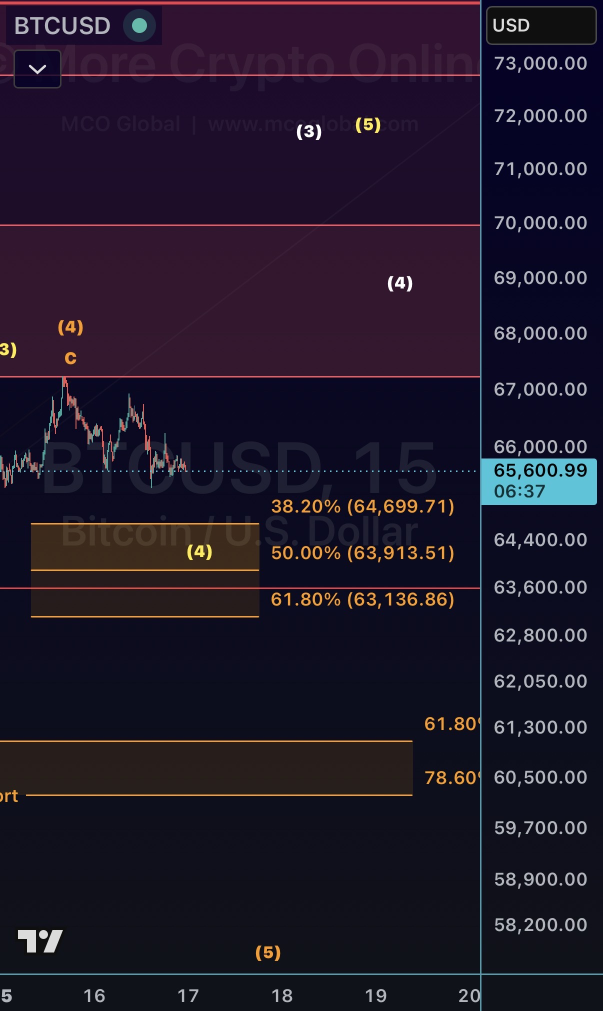
#> input picture slides/stories/source/btc_fib_watch.jpeg, 1206 x 2022 px (shown at 1/2 size)
$ python build_story_btc_watch.py
#> lines starting #> are read from the running program, lines starting #| are printed output that depends on the picture
#!/usr/bin/env python3
"""
Build an Instagram Story for a live BTCUSD setup watch: the chart screenshot
left almost untouched, with a hand-marked-up annotation (box + arrow + short
note) pointing at the level being watched, instead of a banner/header on top.
"""

from PIL import Image, ImageDraw, ImageFont, ImageFilter
import os

W, H      = 1080, 1920
BASE_DIR  = os.path.dirname(__file__)
SRC       = os.path.join(BASE_DIR, "stories", "source", "btc_fib_watch.jpeg")
OUT_DIR   = os.path.join(BASE_DIR, "stories", "output")
LOGO_PATH = os.path.join(BASE_DIR, "titus_logo_transparent.png")
FONT_DIR  = os.path.join(BASE_DIR, "fonts")
NOTE_FONT = f"{FONT_DIR}/Italiana-Regular.ttf"
os.makedirs(OUT_DIR, exist_ok=True)

GOLD  = (240, 180, 41)
WHITE = (255, 255, 255)

def load_note(size):
    try:    return ImageFont.truetype(NOTE_FONT, size)
    except: return ImageFont.load_default()

def tw(draw, text, font):
    return draw.textbbox((0, 0), text, font=font)[2]

def make_bg():
    img = Image.open(SRC).convert("RGB")
#> img is the input picture: PIL image 1206x2022 RGB; mean R, G, B 31.3, 23.2, 40.3
    scale = max(W / img.width, H / img.height)
#> scale = 0.95
    nw, nh = int(img.width * scale), int(img.height * scale)
#> nw = 1145; nh = 1920
    img = img.resize((nw, nh), Image.LANCZOS)
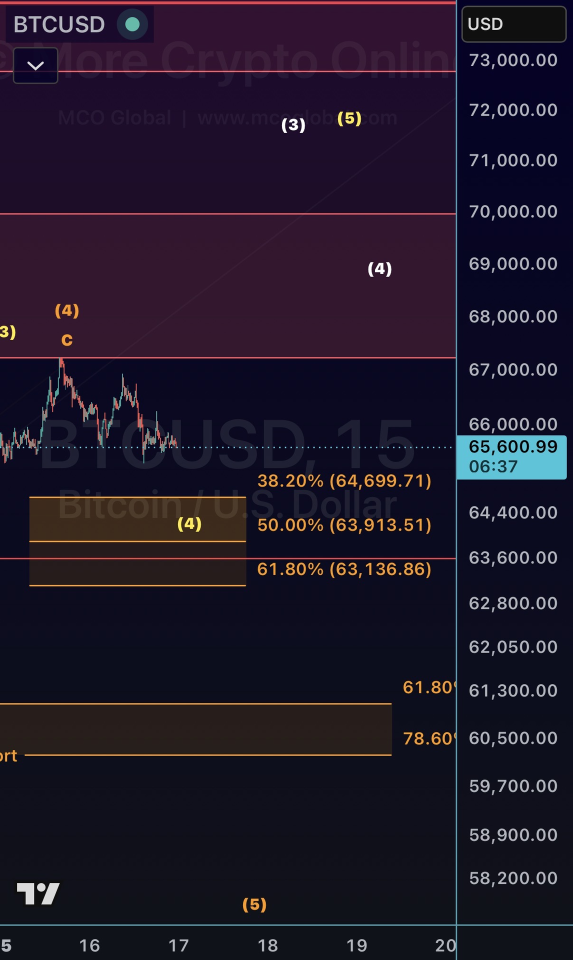
#> img: PIL image 1145x1920 RGB (shown at 1/2 size); mean R, G, B 31.4, 23.2, 40.3
    left, top = (nw - W) // 2, (nh - H) // 2
#> left = 32; top = 0
    return img.crop((left, top, left + W, top + H))
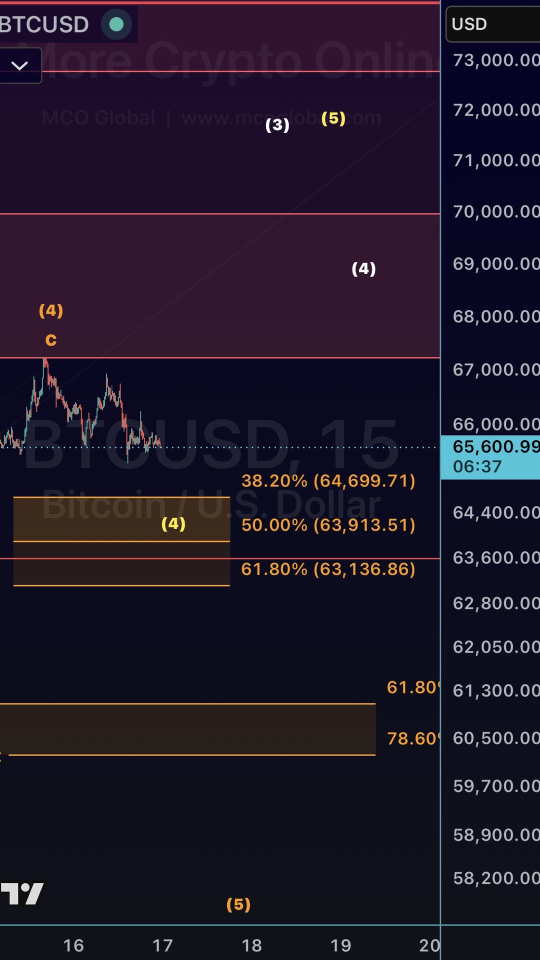
#> returned value: PIL image 1080x1920 RGB (shown at 1/2 size); mean R, G, B 31.9, 23.5, 40.4

def draw_arrow(draw, x, y_top, y_bottom, colour, width=5):
    draw.line([(x, y_bottom), (x, y_top)], fill=colour, width=width)
    ah = 14
    draw.polygon([
        (x - ah * 0.7, y_top + ah),
        (x + ah * 0.7, y_top + ah),
        (x, y_top - 2),
    ], fill=colour)

def remove_mco_watermark(img):
    """Blur out the 'More Crypto Online' watermark text and replace it with
    our own logo in the same spot, redrawing the fib line that runs through it."""
    line_y, line_colour = 142, (204, 112, 127)

    band = img.crop((0, 20, 858, line_y - 1))
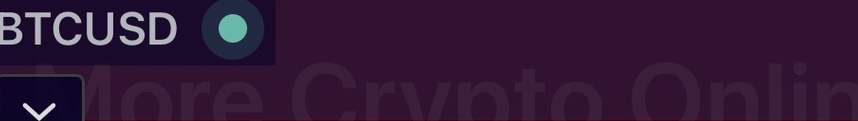
#> band: PIL image 858x121 RGBA; mean R, G, B, A 49.9, 24.2, 53.7, 255
    band = band.filter(ImageFilter.GaussianBlur(30))
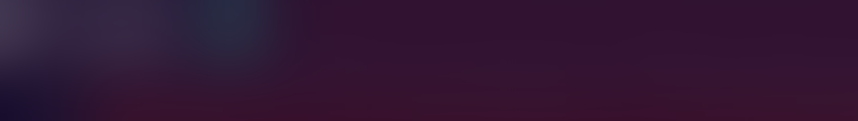
#> band: PIL image 858x121 RGBA; mean R, G, B, A 50, 22.4, 51.7, 255
    img.paste(band, (0, 20))

    draw = ImageDraw.Draw(img)
    draw.line([(0, line_y), (858, line_y)], fill=line_colour, width=2)

#> (the run stopped early here; a loop or call above may not have finished)
